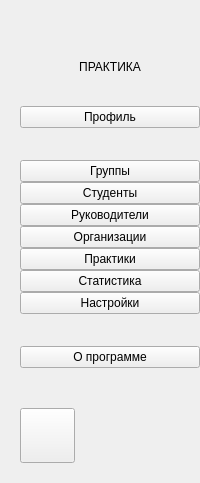
        <widget class="QFrame" name="frameBarLeft">
         <property name="sizePolicy">
          <sizepolicy hsizetype="Maximum" vsizetype="Preferred">
           <horstretch>0</horstretch>
           <verstretch>0</verstretch>
          </sizepolicy>
         </property>
         <property name="minimumSize">
          <size>
           <width>150</width>
           <height>0</height>
          </size>
         </property>
         <property name="frameShape">
          <enum>QFrame::NoFrame</enum>
         </property>
         <property name="frameShadow">
          <enum>QFrame::Raised</enum>
         </property>
         <layout class="QVBoxLayout" name="verticalLayout_2">
          <property name="spacing">
           <number>0</number>
          </property>
          <property name="leftMargin">
           <number>20</number>
          </property>
          <property name="topMargin">
           <number>20</number>
          </property>
          <property name="rightMargin">
           <number>0</number>
          </property>
          <property name="bottomMargin">
           <number>20</number>
          </property>
          <item alignment="Qt::AlignHCenter">
           <widget class="QLabel" name="labelIcon">
            <property name="minimumSize">
             <size>
              <width>40</width>
              <height>40</height>
             </size>
            </property>
            <property name="maximumSize">
             <size>
              <width>40</width>
              <height>40</height>
             </size>
            </property>
            <property name="text">
             <string/>
            </property>
            <property name="pixmap">
             <pixmap resource="res.qrc">:/icons/logo_blue.png</pixmap>
            </property>
            <property name="scaledContents">
             <bool>true</bool>
            </property>
           </widget>
          </item>
          <item>
           <widget class="QLabel" name="labelProgrammName">
            <property name="text">
             <string>ПРАКТИКА</string>
            </property>
            <property name="alignment">
             <set>Qt::AlignCenter</set>
            </property>
            <property name="wordWrap">
             <bool>false</bool>
            </property>
           </widget>
          </item>
          <item>
           <spacer name="verticalSpacer_4">
            <property name="orientation">
             <enum>Qt::Vertical</enum>
            </property>
            <property name="sizeType">
             <enum>QSizePolicy::Fixed</enum>
            </property>
            <property name="sizeHint" stdset="0">
             <size>
              <width>20</width>
              <height>32</height>
             </size>
            </property>
           </spacer>
          </item>
          <item>
           <widget class="QPushButton" name="leftMenuButtonProfile">
            <property name="text">
             <string>Профиль</string>
            </property>
            <property name="icon">
             <iconset resource="res.qrc">
              <normaloff>:/icons/icon_user.png</normaloff>:/icons/icon_user.png</iconset>
            </property>
           </widget>
          </item>
          <item>
           <spacer name="verticalSpacer_5">
            <property name="orientation">
             <enum>Qt::Vertical</enum>
            </property>
            <property name="sizeType">
             <enum>QSizePolicy::Fixed</enum>
            </property>
            <property name="sizeHint" stdset="0">
             <size>
              <width>20</width>
              <height>32</height>
             </size>
            </property>
           </spacer>
          </item>
          <item>
           <widget class="QPushButton" name="leftMenuButtonGroups">
            <property name="text">
             <string>Группы</string>
            </property>
            <property name="icon">
             <iconset resource="res.qrc">
              <normaloff>:/icons/icon_groups.png</normaloff>:/icons/icon_groups.png</iconset>
            </property>
           </widget>
          </item>
          <item>
           <widget class="QPushButton" name="leftMenuButtonStudents">
            <property name="text">
             <string>Студенты</string>
            </property>
            <property name="icon">
             <iconset resource="res.qrc">
              <normaloff>:/icons/icon_book.png</normaloff>:/icons/icon_book.png</iconset>
            </property>
           </widget>
          </item>
          <item>
           <widget class="QPushButton" name="leftMenuButtonLeaders">
            <property name="text">
             <string>Руководители</string>
            </property>
            <property name="icon">
             <iconset resource="res.qrc">
              <normaloff>:/icons/icon_manager.png</normaloff>:/icons/icon_manager.png</iconset>
            </property>
           </widget>
          </item>
          <item>
           <widget class="QPushButton" name="leftMenuButtonOrganizations">
            <property name="text">
             <string>Организации</string>
            </property>
            <property name="icon">
             <iconset resource="res.qrc">
              <normaloff>:/icons/icon_organization.png</normaloff>:/icons/icon_organization.png</iconset>
            </property>
           </widget>
          </item>
          <item>
           <widget class="QPushButton" name="leftMenuButtonPractices">
            <property name="text">
             <string>Практики</string>
            </property>
            <property name="icon">
             <iconset resource="res.qrc">
              <normaloff>:/icons/icon_list.png</normaloff>:/icons/icon_list.png</iconset>
            </property>
           </widget>
          </item>
          <item>
           <widget class="QPushButton" name="leftMenuButtonStatistics">
            <property name="sizePolicy">
             <sizepolicy hsizetype="Expanding" vsizetype="Fixed">
              <horstretch>0</horstretch>
              <verstretch>0</verstretch>
             </sizepolicy>
            </property>
            <property name="minimumSize">
             <size>
              <width>0</width>
              <height>0</height>
             </size>
            </property>
            <property name="maximumSize">
             <size>
              <width>16777215</width>
              <height>16777215</height>
             </size>
            </property>
            <property name="text">
             <string>Статистика</string>
            </property>
            <property name="icon">
             <iconset resource="res.qrc">
              <normaloff>:/icons/icon_stat.png</normaloff>:/icons/icon_stat.png</iconset>
            </property>
            <property name="iconSize">
             <size>
              <width>16</width>
              <height>16</height>
             </size>
            </property>
           </widget>
          </item>
          <item>
           <widget class="QPushButton" name="leftMenuButtonSettings">
            <property name="sizePolicy">
             <sizepolicy hsizetype="Expanding" vsizetype="Fixed">
              <horstretch>0</horstretch>
              <verstretch>0</verstretch>
             </sizepolicy>
            </property>
            <property name="minimumSize">
             <size>
              <width>0</width>
              <height>0</height>
             </size>
            </property>
            <property name="maximumSize">
             <size>
              <width>16777215</width>
              <height>16777215</height>
             </size>
            </property>
            <property name="text">
             <string>Настройки</string>
            </property>
            <property name="icon">
             <iconset resource="res.qrc">
              <normaloff>:/icons/icon_settings.png</normaloff>:/icons/icon_settings.png</iconset>
            </property>
            <property name="iconSize">
             <size>
              <width>16</width>
              <height>16</height>
             </size>
            </property>
           </widget>
          </item>
          <item>
           <spacer name="verticalSpacer_2">
            <property name="orientation">
             <enum>Qt::Vertical</enum>
            </property>
            <property name="sizeType">
             <enum>QSizePolicy::Fixed</enum>
            </property>
            <property name="sizeHint" stdset="0">
             <size>
              <width>20</width>
              <height>32</height>
             </size>
            </property>
           </spacer>
          </item>
          <item>
           <widget class="QPushButton" name="leftMenuButtonInfo">
            <property name="minimumSize">
             <size>
              <width>0</width>
              <height>0</height>
             </size>
            </property>
            <property name="maximumSize">
             <size>
              <width>16777215</width>
              <height>16777215</height>
             </size>
            </property>
            <property name="text">
             <string>О программе</string>
            </property>
            <property name="icon">
             <iconset resource="res.qrc">
              <normaloff>:/icons/icon_info.png</normaloff>:/icons/icon_info.png</iconset>
            </property>
           </widget>
          </item>
          <item>
           <spacer name="verticalSpacer">
            <property name="orientation">
             <enum>Qt::Vertical</enum>
            </property>
            <property name="sizeHint" stdset="0">
             <size>
              <width>20</width>
              <height>40</height>
             </size>
            </property>
           </spacer>
          </item>
          <item>
           <widget class="QPushButton" name="leftMenuButtonNotifications">
            <property name="sizePolicy">
             <sizepolicy hsizetype="Fixed" vsizetype="Fixed">
              <horstretch>0</horstretch>
              <verstretch>0</verstretch>
             </sizepolicy>
            </property>
            <property name="minimumSize">
             <size>
              <width>55</width>
              <height>55</height>
             </size>
            </property>
            <property name="maximumSize">
             <size>
              <width>55</width>
              <height>55</height>
             </size>
            </property>
            <property name="font">
             <font>
              <family>Arial</family>
              <pointsize>10</pointsize>
              <weight>50</weight>
              <italic>false</italic>
              <bold>false</bold>
             </font>
            </property>
            <property name="text">
             <string/>
            </property>
            <property name="icon">
             <iconset resource="res.qrc">
              <normaloff>:/icons/icon_bell.png</normaloff>:/icons/icon_bell.png</iconset>
            </property>
           </widget>
          </item>
         </layout>
        </widget>
